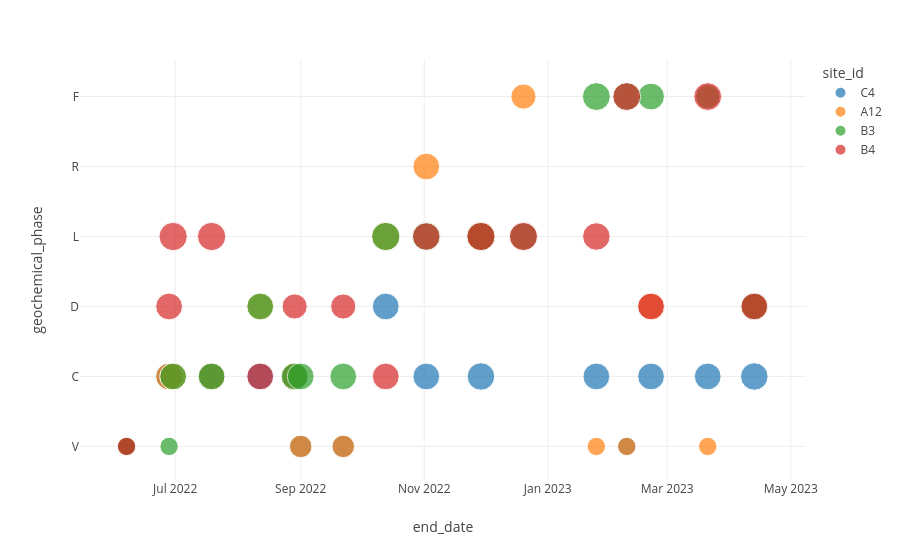

Here is the notebook cell this chart was saved with:
### Code cell
# some example plots
#px.line(classified, color='site_id', x='end_date',y='window_HI_zuecco', template='none')
#px.line(classified, color='site_id', x='end_date',y='window_HI_harp', template='none')
px.scatter(classified, color='site_id', x='end_date',y='geochemical_phase',size='phase_confidence', template='none')

### Figure 1 — Plotly figure (JSON) as saved in the notebook; plotly's stock layout.template omitted (floating-point values rounded to 4 significant figures)
{"data": [{"hovertemplate": "site_id=C4<br>end_date=%{x}<br>geochemical_phase=%{y}<br>phase_confidence=%{marker.size}<extra></extra>", "legendgroup": "C4", "marker": {"color": "#1F77B4", "size": [0.4, 0.85, 0.85, 0.85, 0.85, 0.6, 0.6, 0.85, 0.85, 0.9, 0.85, 0.4, 0.85, 0.85, 0.9], "sizemode": "area", "sizeref": 0.002375, "symbol": "circle"}, "mode": "markers", "name": "C4", "orientation": "v", "showlegend": true, "type": "scatter", "x": ["2022-06-07T00:00:00", "2022-06-28T00:00:00", "2022-07-19T00:00:00", "2022-08-12T00:00:00", "2022-08-29T00:00:00", "2022-09-01T00:00:00", "2022-09-22T00:00:00", "2022-10-13T00:00:00", "2022-11-02T00:00:00", "2022-11-29T00:00:00", "2023-01-25T00:00:00", "2023-02-09T00:00:00", "2023-02-21T00:00:00", "2023-03-21T00:00:00", "2023-04-13T00:00:00"], "xaxis": "x", "y": ["V", "C", "C", "C", "C", "V", "V", "D", "C", "C", "C", "V", "C", "C", "C"], "yaxis": "y"}, {"hovertemplate": "site_id=A12<br>end_date=%{x}<br>geochemical_phase=%{y}<br>phase_confidence=%{marker.size}<extra></extra>", "legendgroup": "A12", "marker": {"color": "#FF7F0E", "size": [0.4, 0.85, 0.85, 0.85, 0.85, 0.85, 0.6, 0.6, 0.95, 0.85, 0.95, 0.75, 0.4, 0.4, 0.85, 0.4, 0.85], "sizemode": "area", "sizeref": 0.002375, "symbol": "circle"}, "mode": "markers", "name": "A12", "orientation": "v", "showlegend": true, "type": "scatter", "x": ["2022-06-07T00:00:00", "2022-06-28T00:00:00", "2022-06-30T00:00:00", "2022-07-19T00:00:00", "2022-08-12T00:00:00", "2022-08-29T00:00:00", "2022-09-01T00:00:00", "2022-09-22T00:00:00", "2022-10-13T00:00:00", "2022-11-02T00:00:00", "2022-11-29T00:00:00", "2022-12-20T00:00:00", "2023-01-25T00:00:00", "2023-02-09T00:00:00", "2023-02-21T00:00:00", "2023-03-21T00:00:00", "2023-04-13T00:00:00"], "xaxis": "x", "y": ["V", "C", "C", "C", "D", "C", "V", "V", "L", "R", "L", "F", "V", "V", "D", "V", "D"], "yaxis": "y"}, {"hovertemplate": "site_id=B3<br>end_date=%{x}<br>geochemical_phase=%{y}<br>phase_confidence=%{marker.size}<extra></extra>", "legendgroup": "B3", "marker": {"color": "#2CA02C", "size": [0.4, 0.4, 0.85, 0.85, 0.85, 0.85, 0.85, 0.85, 0.95, 0.95, 0.95, 0.9, 0.92, 0.92, 0.85, 0.7, 0.85], "sizemode": "area", "sizeref": 0.002375, "symbol": "circle"}, "mode": "markers", "name": "B3", "orientation": "v", "showlegend": true, "type": "scatter", "x": ["2022-06-07T00:00:00", "2022-06-28T00:00:00", "2022-06-30T00:00:00", "2022-07-19T00:00:00", "2022-08-12T00:00:00", "2022-08-29T00:00:00", "2022-09-01T00:00:00", "2022-09-22T00:00:00", "2022-10-13T00:00:00", "2022-11-02T00:00:00", "2022-11-29T00:00:00", "2022-12-20T00:00:00", "2023-01-25T00:00:00", "2023-02-09T00:00:00", "2023-02-21T00:00:00", "2023-03-21T00:00:00", "2023-04-13T00:00:00"], "xaxis": "x", "y": ["V", "V", "C", "C", "D", "C", "C", "C", "L", "L", "L", "L", "F", "F", "F", "F", "D"], "yaxis": "y"}, {"hovertemplate": "site_id=B4<br>end_date=%{x}<br>geochemical_phase=%{y}<br>phase_confidence=%{marker.size}<extra></extra>", "legendgroup": "B4", "marker": {"color": "#D62728", "size": [0.4, 0.85, 0.95, 0.95, 0.85, 0.75, 0.75, 0.85, 0.9, 0.95, 0.95, 0.9, 0.92, 0.85, 0.92, 0.85], "sizemode": "area", "sizeref": 0.002375, "symbol": "circle"}, "mode": "markers", "name": "B4", "orientation": "v", "showlegend": true, "type": "scatter", "x": ["2022-06-07T00:00:00", "2022-06-28T00:00:00", "2022-06-30T00:00:00", "2022-07-19T00:00:00", "2022-08-12T00:00:00", "2022-08-29T00:00:00", "2022-09-22T00:00:00", "2022-10-13T00:00:00", "2022-11-02T00:00:00", "2022-11-29T00:00:00", "2022-12-20T00:00:00", "2023-01-25T00:00:00", "2023-02-09T00:00:00", "2023-02-21T00:00:00", "2023-03-21T00:00:00", "2023-04-13T00:00:00"], "xaxis": "x", "y": ["V", "D", "L", "L", "C", "D", "D", "C", "L", "L", "L", "L", "F", "D", "F", "D"], "yaxis": "y"}], "layout": {"legend": {"itemsizing": "constant", "title": {"text": "site_id"}, "tracegroupgap": 0}, "margin": {"t": 60}, "xaxis": {"anchor": "y", "domain": [0, 1], "title": {"text": "end_date"}}, "yaxis": {"anchor": "x", "domain": [0, 1], "title": {"text": "geochemical_phase"}}}}
